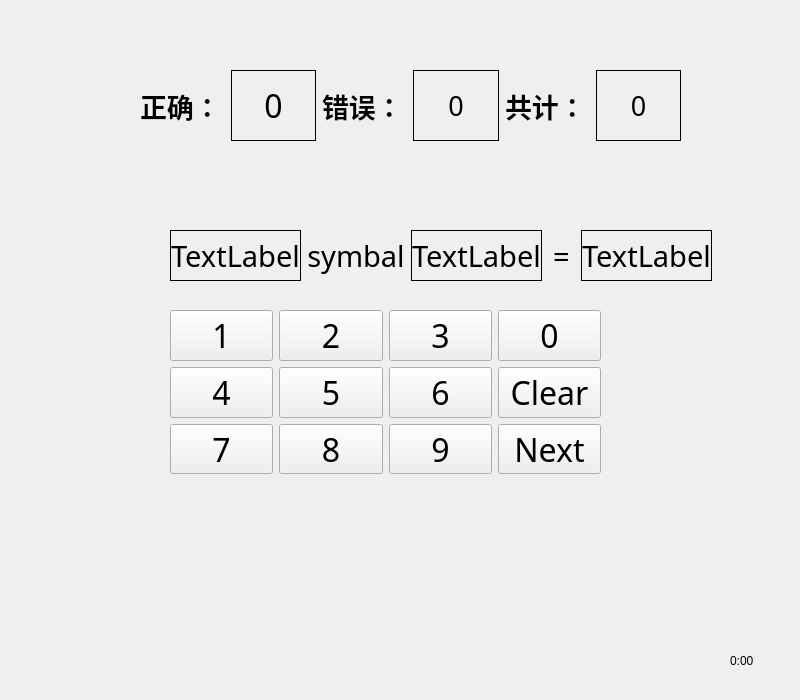
<?xml version="1.0" encoding="UTF-8"?>
<ui version="4.0">
 <class>twenty</class>
 <widget class="QWidget" name="twenty">
  <property name="geometry">
   <rect>
    <x>0</x>
    <y>0</y>
    <width>800</width>
    <height>700</height>
   </rect>
  </property>
  <property name="windowTitle">
   <string>Form</string>
  </property>
  <property name="autoFillBackground">
   <bool>true</bool>
  </property>
  <widget class="QWidget" name="layoutWidget3">
   <property name="geometry">
    <rect>
     <x>140</x>
     <y>70</y>
     <width>541</width>
     <height>71</height>
    </rect>
   </property>
   <layout class="QHBoxLayout" name="horizontalLayout_4">
    <item>
     <widget class="QLabel" name="label">
      <property name="font">
       <font>
        <family>Agency FB</family>
        <pointsize>20</pointsize>
        <weight>75</weight>
        <bold>true</bold>
       </font>
      </property>
      <property name="text">
       <string>正确：</string>
      </property>
     </widget>
    </item>
    <item>
     <widget class="QLabel" name="correct">
      <property name="font">
       <font>
        <family>宋体</family>
        <pointsize>24</pointsize>
        <weight>50</weight>
        <bold>false</bold>
       </font>
      </property>
      <property name="frameShape">
       <enum>QFrame::Box</enum>
      </property>
      <property name="text">
       <string>0</string>
      </property>
      <property name="alignment">
       <set>Qt::AlignCenter</set>
      </property>
     </widget>
    </item>
    <item>
     <widget class="QLabel" name="label_2">
      <property name="font">
       <font>
        <family>Agency FB</family>
        <pointsize>20</pointsize>
        <weight>75</weight>
        <bold>true</bold>
       </font>
      </property>
      <property name="text">
       <string>错误：</string>
      </property>
     </widget>
    </item>
    <item>
     <widget class="QLabel" name="error">
      <property name="font">
       <font>
        <family>宋体</family>
        <pointsize>20</pointsize>
        <weight>50</weight>
        <bold>false</bold>
       </font>
      </property>
      <property name="frameShape">
       <enum>QFrame::Box</enum>
      </property>
      <property name="text">
       <string>0</string>
      </property>
      <property name="alignment">
       <set>Qt::AlignCenter</set>
      </property>
     </widget>
    </item>
    <item>
     <widget class="QLabel" name="label_4">
      <property name="font">
       <font>
        <family>Agency FB</family>
        <pointsize>20</pointsize>
        <weight>75</weight>
        <bold>true</bold>
       </font>
      </property>
      <property name="text">
       <string>共计：</string>
      </property>
     </widget>
    </item>
    <item>
     <widget class="QLabel" name="total">
      <property name="font">
       <font>
        <family>宋体</family>
        <pointsize>20</pointsize>
        <weight>50</weight>
        <bold>false</bold>
       </font>
      </property>
      <property name="frameShape">
       <enum>QFrame::Box</enum>
      </property>
      <property name="text">
       <string>0</string>
      </property>
      <property name="alignment">
       <set>Qt::AlignCenter</set>
      </property>
     </widget>
    </item>
   </layout>
  </widget>
  <widget class="QWidget" name="layoutWidget2">
   <property name="geometry">
    <rect>
     <x>170</x>
     <y>230</y>
     <width>542</width>
     <height>51</height>
    </rect>
   </property>
   <property name="font">
    <font>
     <family>楷体</family>
    </font>
   </property>
   <layout class="QHBoxLayout" name="horizontalLayout_3">
    <item>
     <widget class="QLabel" name="first">
      <property name="font">
       <font>
        <family>楷体</family>
        <pointsize>22</pointsize>
        <weight>50</weight>
        <bold>false</bold>
       </font>
      </property>
      <property name="frameShape">
       <enum>QFrame::Box</enum>
      </property>
      <property name="text">
       <string>TextLabel</string>
      </property>
      <property name="alignment">
       <set>Qt::AlignCenter</set>
      </property>
     </widget>
    </item>
    <item>
     <widget class="QLabel" name="add_or_minus">
      <property name="font">
       <font>
        <family>楷体</family>
        <pointsize>22</pointsize>
        <weight>50</weight>
        <bold>false</bold>
       </font>
      </property>
      <property name="text">
       <string>symbal</string>
      </property>
      <property name="alignment">
       <set>Qt::AlignCenter</set>
      </property>
     </widget>
    </item>
    <item>
     <widget class="QLabel" name="second">
      <property name="font">
       <font>
        <family>楷体</family>
        <pointsize>22</pointsize>
        <weight>50</weight>
        <bold>false</bold>
       </font>
      </property>
      <property name="frameShape">
       <enum>QFrame::Box</enum>
      </property>
      <property name="text">
       <string>TextLabel</string>
      </property>
      <property name="alignment">
       <set>Qt::AlignCenter</set>
      </property>
     </widget>
    </item>
    <item>
     <widget class="QLabel" name="equation">
      <property name="font">
       <font>
        <family>楷体</family>
        <pointsize>22</pointsize>
        <weight>50</weight>
        <bold>false</bold>
       </font>
      </property>
      <property name="frameShape">
       <enum>QFrame::NoFrame</enum>
      </property>
      <property name="frameShadow">
       <enum>QFrame::Sunken</enum>
      </property>
      <property name="text">
       <string>=</string>
      </property>
      <property name="alignment">
       <set>Qt::AlignCenter</set>
      </property>
     </widget>
    </item>
    <item>
     <widget class="QLabel" name="answer">
      <property name="font">
       <font>
        <family>楷体</family>
        <pointsize>22</pointsize>
        <weight>50</weight>
        <bold>false</bold>
       </font>
      </property>
      <property name="frameShape">
       <enum>QFrame::Box</enum>
      </property>
      <property name="text">
       <string>TextLabel</string>
      </property>
      <property name="alignment">
       <set>Qt::AlignCenter</set>
      </property>
     </widget>
    </item>
   </layout>
  </widget>
  <widget class="QWidget" name="layoutWidget1">
   <property name="geometry">
    <rect>
     <x>170</x>
     <y>310</y>
     <width>431</width>
     <height>164</height>
    </rect>
   </property>
   <property name="font">
    <font>
     <pointsize>24</pointsize>
     <weight>50</weight>
     <bold>false</bold>
    </font>
   </property>
   <layout class="QVBoxLayout" name="verticalLayout">
    <item>
     <layout class="QHBoxLayout" name="horizontalLayout">
      <item>
       <widget class="QPushButton" name="pushButton_1">
        <property name="font">
         <font>
          <family>Agency FB</family>
          <pointsize>24</pointsize>
          <weight>50</weight>
          <bold>false</bold>
         </font>
        </property>
        <property name="text">
         <string>1</string>
        </property>
       </widget>
      </item>
      <item>
       <widget class="QPushButton" name="pushButton_2">
        <property name="font">
         <font>
          <family>Agency FB</family>
          <pointsize>24</pointsize>
          <weight>50</weight>
          <bold>false</bold>
         </font>
        </property>
        <property name="text">
         <string>2</string>
        </property>
       </widget>
      </item>
      <item>
       <widget class="QPushButton" name="pushButton_3">
        <property name="font">
         <font>
          <family>Agency FB</family>
          <pointsize>24</pointsize>
          <weight>50</weight>
          <bold>false</bold>
         </font>
        </property>
        <property name="text">
         <string>3</string>
        </property>
       </widget>
      </item>
      <item>
       <widget class="QPushButton" name="pushButton_0">
        <property name="font">
         <font>
          <family>Agency FB</family>
          <pointsize>24</pointsize>
          <weight>50</weight>
          <bold>false</bold>
         </font>
        </property>
        <property name="text">
         <string>0</string>
        </property>
       </widget>
      </item>
     </layout>
    </item>
    <item>
     <layout class="QHBoxLayout" name="horizontalLayout_5">
      <item>
       <widget class="QPushButton" name="pushButton_4">
        <property name="font">
         <font>
          <family>Agency FB</family>
          <pointsize>24</pointsize>
          <weight>50</weight>
          <bold>false</bold>
         </font>
        </property>
        <property name="text">
         <string>4</string>
        </property>
       </widget>
      </item>
      <item>
       <widget class="QPushButton" name="pushButton_5">
        <property name="font">
         <font>
          <family>Agency FB</family>
          <pointsize>24</pointsize>
          <weight>50</weight>
          <bold>false</bold>
         </font>
        </property>
        <property name="text">
         <string>5</string>
        </property>
       </widget>
      </item>
      <item>
       <widget class="QPushButton" name="pushButton_6">
        <property name="font">
         <font>
          <family>Agency FB</family>
          <pointsize>24</pointsize>
          <weight>50</weight>
          <bold>false</bold>
         </font>
        </property>
        <property name="text">
         <string>6</string>
        </property>
       </widget>
      </item>
      <item>
       <widget class="QPushButton" name="pushButton_clear">
        <property name="font">
         <font>
          <family>Agency FB</family>
          <pointsize>24</pointsize>
          <weight>50</weight>
          <bold>false</bold>
         </font>
        </property>
        <property name="text">
         <string>Clear</string>
        </property>
       </widget>
      </item>
     </layout>
    </item>
    <item>
     <layout class="QHBoxLayout" name="horizontalLayout_2">
      <item>
       <widget class="QPushButton" name="pushButton_7">
        <property name="font">
         <font>
          <family>Agency FB</family>
          <pointsize>24</pointsize>
          <weight>50</weight>
          <bold>false</bold>
         </font>
        </property>
        <property name="text">
         <string>7</string>
        </property>
        <property name="flat">
         <bool>false</bool>
        </property>
       </widget>
      </item>
      <item>
       <widget class="QPushButton" name="pushButton_8">
        <property name="font">
         <font>
          <family>Agency FB</family>
          <pointsize>24</pointsize>
          <weight>50</weight>
          <bold>false</bold>
         </font>
        </property>
        <property name="text">
         <string>8</string>
        </property>
        <property name="flat">
         <bool>false</bool>
        </property>
       </widget>
      </item>
      <item>
       <widget class="QPushButton" name="pushButton_9">
        <property name="font">
         <font>
          <family>Agency FB</family>
          <pointsize>24</pointsize>
          <weight>50</weight>
          <bold>false</bold>
         </font>
        </property>
        <property name="text">
         <string>9</string>
        </property>
        <property name="flat">
         <bool>false</bool>
        </property>
       </widget>
      </item>
      <item>
       <widget class="QPushButton" name="pushButton_next">
        <property name="font">
         <font>
          <family>Agency FB</family>
          <pointsize>24</pointsize>
          <weight>50</weight>
          <bold>false</bold>
         </font>
        </property>
        <property name="text">
         <string>Next</string>
        </property>
        <property name="flat">
         <bool>false</bool>
        </property>
       </widget>
      </item>
     </layout>
    </item>
   </layout>
  </widget>
  <widget class="QLabel" name="time">
   <property name="geometry">
    <rect>
     <x>730</x>
     <y>640</y>
     <width>71</width>
     <height>41</height>
    </rect>
   </property>
   <property name="text">
    <string>0:00</string>
   </property>
  </widget>
 </widget>
 <resources/>
 <connections/>
</ui>
